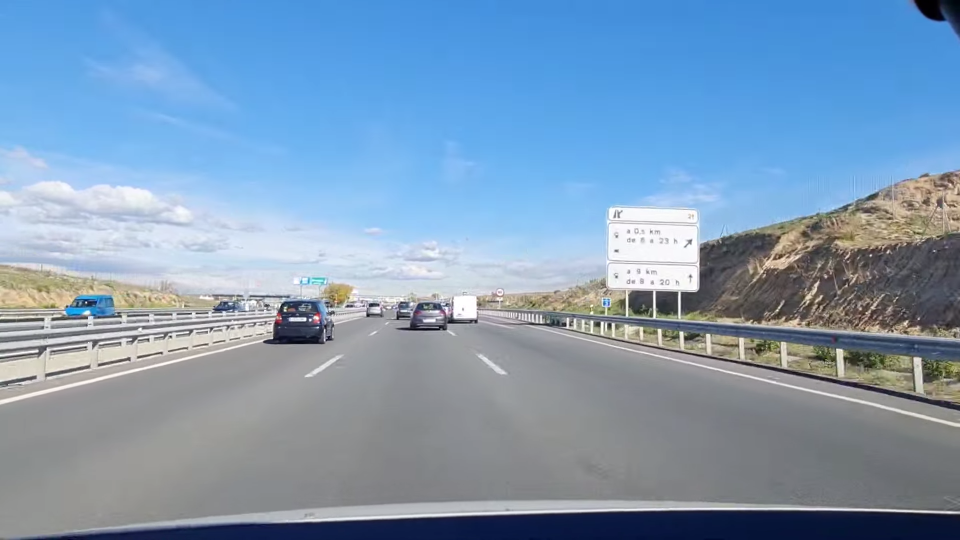
#> input picture imagenesTest/00000.png, 1920 x 1080 px (shown at 1/2 size); its folder holds only this picture in this run
$ jupyter execute --allow-errors notebook_BlueFilter.ipynb
#> lines starting #> are read from the running program, lines starting #| are printed output that depends on the picture; after the words box and inside, x2 and y2 are one past the last pixel; in counts of white or black regions, pixels touching at a corner belong together
## Práctica 1 - Detección de paneles de señalización vertical azul en autovías

Se desea construir un sistema para la detección automática de paneles informativos de tráfico de color azul, en imágenes realistas que han sido tomadas desde un coche (ver figura adjunta). Los paneles se han diseñado para que sean fácilmente distinguibles del entorno en cualquier condición de luz, color de fondo y climatología.

Observando la imagen adjunta podemos hacernos una idea sobre el tipo de información que nos permitirá distinguir un tipo de otro de panel, e incluso localizarlos en una imagen de carretera. En particular, se distinguen por su forma geométrica rectangular, por las zonas en las que se divide (borde claro y fondo oscuro) o por el color del mismo (azul y blanco). Es decir, para detectar este tipo de paneles podríamos utilizar:
- Un detector de regiones de alto contraste (detectaríamos la parte interna del panel).
- Un algoritmo que detectase rectángulos (p.ej., combinando detección de líneas con detectores de esquinas).
- Un algoritmo para descubrir qué píxeles son de color azul en la imagen junto con su distribución espacial.
- Detectar ciertas formas que aparecen en los paneles en localizaciones especiales (símbolo de salida de la autopista por la izquierda o derecha, diversos tipos de flechas, etc.).
- Cualquier otra técnica que tenga en cuenta color y forma.

El objetivo de esta práctica es desarrollar un detector básico de sub-paneles de información en autovías (como se ve en la figura adjunta). Hablamos de sub-paneles porque la idea es detectar cada una de las regiones rectangulares azules enmarcadas con un borde blanco en los paneles de la carretera. Para desarrollar el algoritmo de detección, como en muchos otros problemas de este tipo, se ofrece una
colección de imágenes de test tomadas desde un coche.

[cell 1]
# Importacion de librerias
import cv2
import os
import numpy as np
from matplotlib import pyplot as plt, colors
from colorsys import hsv_to_rgb
from random import random

# Carga de imagenes
Cargar las imágenes de aprendizaje en color, guardarlas en una lista y mostrar la primera y la última usando imshow de matplotlib.

[cell 2]
# Funcion para cargar todas las imagenes y guardarlas en una lista
def cargarImagenes(carpetaImagenes):
#> called with carpetaImagenes = 'imagenesTest'
    imagenes = []
    for archivo in os.listdir(carpetaImagenes):
        if archivo.endswith(".jpg") or archivo.endswith(".png"):
            rutaImagen = os.path.join(carpetaImagenes, archivo)
            imagen = cv2.imread(rutaImagen)
#> imagen is the input picture: shape (1080, 1920, 3); mean B, G, R 182.1, 154.8, 127.1
            if imagen is not None:
                imagenes.append(imagen)
    return imagenes

def mostrarPrimeraYUltima(imagenes):
    # Mostrar la primera y la ultima imagen
    if len(imagenes) > 0:
        # Crear la figura y los ejes
        _, axes = plt.subplots(1, 2)

        axes[0].imshow(cv2.cvtColor(imagenes[0], cv2.COLOR_BGR2RGB))
        axes[0].set_title('Primera')

        axes[1].imshow(cv2.cvtColor(imagenes[-1], cv2.COLOR_BGR2RGB))
        axes[1].set_title('Última Imagen')

        plt.show()
    else:
        print("No se encontraron imágenes en la carpeta especificada.")

[cell 3]
# Carpeta de las imagenes
carpetaImagenes = "imagenesTest"

# Cargar las imagenes y guardarlas en una lista
listaImagenes = cargarImagenes(carpetaImagenes)
#> listaImagenes = 1 item

# Mostramos la primera y la ultima imagen de la lista
mostrarPrimeraYUltima(listaImagenes)

# Aumento de saturacion
Aumentamos la saturacion de las imagenes para hacer que nuestro filtro de azul detecte mejor el color

[cell 4]
# [16 lines left out: function increase_saturation_blue, not called in this run]

[cell 5]
def increase_saturation_all(images):
    saturation_increase = []
    for image in images:
        # Convertir la imagen a espacio de color HSV
        hsv = cv2.cvtColor(image, cv2.COLOR_BGR2HSV)

        # Aumentar la saturación de toda la imagen
        hsv[:,:,1] = np.clip(hsv[:,:,1] * 3, 0, 255)

        # Convertir la imagen de vuelta a BGR
        result = cv2.cvtColor(hsv, cv2.COLOR_HSV2BGR)
        saturation_increase.append(result)
#> this loop made 1 pass
#> pass 1, in increase_saturation_all, `result = cv2.cvtColor(hsv, cv2.COLOR_HSV2BGR)`:
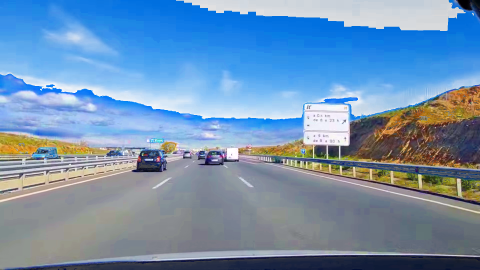
#> result: shape (1080, 1920, 3) (shown at 1/4 size); mean B, G, R 177, 145.5, 114.1
#> after the loop, saturation_increase = 1 item
    return saturation_increase

[cell 6]
# Aumentar la saturación en 1.5 veces
imgs_saturation_increase = increase_saturation_all(listaImagenes.copy())
#> imgs_saturation_increase = 1 item

# Mostramos la primera y la ultima imagen de la lista
mostrarPrimeraYUltima(imgs_saturation_increase)

#> (a cell that did not finish here is left out)

# Pasar a niveles de gris
Pasar las imágenes cargadas a niveles de gris (y, posiblemente, mejorar su contraste con las técnicas vistas en clase). Mostrar la primera y la última usando imshow de matplotlib.

[cell 8]
def pasarAGris(imagen):
    iGris = cv2.cvtColor(imagen, cv2.COLOR_BGR2GRAY)

    # Para aumetar el nivel de contraste en las imagenes equalizamos el histograma
    equ_image = cv2.equalizeHist(iGris)

    return equ_image

# Filtro de color azul
Primero vamos a aplicar un filtro de color a las imagenes para hallar las regiones del color azul de los carteles

[cell 9]
def filtro_azul_adaptativo(images):
    result = []
    for _,img in enumerate(images):
        # Convierte la imagen a espacio de color HSV
        hsv = cv2.cvtColor(img, cv2.COLOR_BGR2HSV)

        # Filtrado de color azul
        mask = cv2.inRange(hsv, np.array([100, 50, 180]), np.array([120, 255, 255]))

        # Umbralizado adaptativo usando la media
        equ_image = pasarAGris(img)
        img_med = cv2.adaptiveThreshold(equ_image,255,cv2.ADAPTIVE_THRESH_MEAN_C,cv2.THRESH_BINARY,15, 10)

        # Combinar máscaras
        mask_combined = cv2.bitwise_and(mask, img_med)
        result.append(mask_combined)
#> this loop made 1 pass
#> pass 1, in filtro_azul_adaptativo, `mask = cv2.inRange(hsv, np.array([100, 50, 180]), np.array([120, 255, ..`:
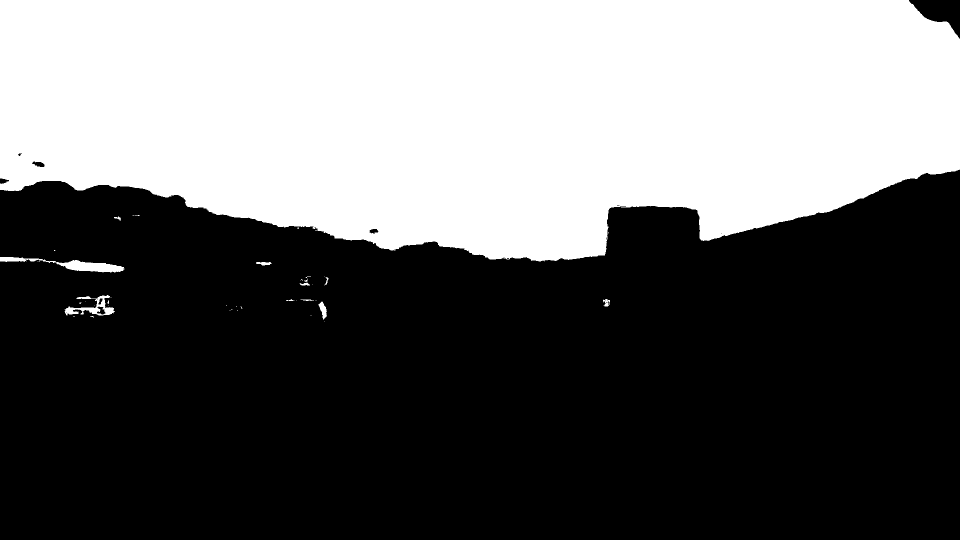
#> mask: shape (1080, 1920) (shown at 1/2 size); 40.4% white; 42 white regions (30 under 20 px), largest, box (x1, y1, x2, y2) and area: (0, 0, 1920, 523) 832888, (0, 514, 249, 545) 2620, (129, 590, 230, 631) 1473
#> pass 1, in pasarAGris, `equ_image = cv2.equalizeHist(iGris)`:
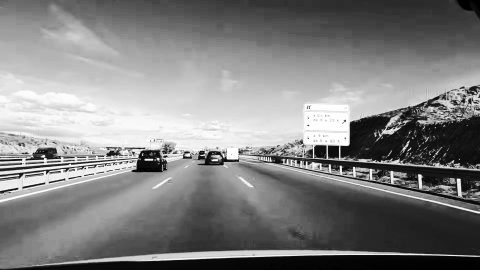
#> equ_image: shape (1080, 1920) (shown at 1/4 size); min 0, max 255, mean 128.8
#> pass 1, in filtro_azul_adaptativo, `img_med = cv2.adaptiveThreshold(equ_image,255,cv2.ADAPTIVE_THRESH_MEAN..`:
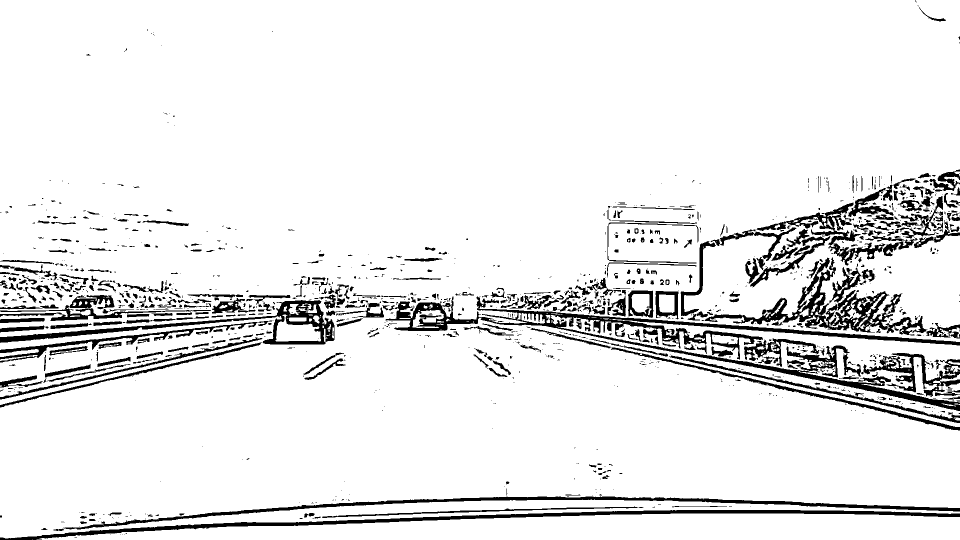
#> img_med: shape (1080, 1920) (shown at 1/2 size); 91.5% white; 1341 black regions (876 under 20 px), largest, box (x1, y1, x2, y2) and area: (771, 593, 1920, 822) 26945, (1409, 515, 1855, 671) 14022, (0, 1020, 1920, 1080) 13353
#> after the loop, result = 1 item
    return result

result = filtro_azul_adaptativo(listaImagenes.copy())
#> result = 1 item

#> (a cell that did not finish here is left out)

[cell 11]
# Para mostrar el resultado de otras imagenes
for i,image in enumerate(result):
    cv2.imshow('IMAGEN: '+ str(i), result[i])
    cv2.waitKey(0)
    cv2.destroyAllWindows()

[cell 12]
# [7 lines left out: function apply_blue_filter, not called in this run]

[cell 13]
######################################################################################################################
# FILTRO QUE MEJOR FUNCIONA (Mejor que el anterior)
######################################################################################################################
def apply_blue_filter_niebla(images):
    filtered_images = []
    for image in images:
        # Corrección de contraste para reducir el efecto de la niebla
        clahe = cv2.createCLAHE(clipLimit=2.0, tileGridSize=(8, 8))
        lab = cv2.cvtColor(image, cv2.COLOR_BGR2LAB)
        lab_planes = cv2.split(lab)
        lab_planes = list(lab_planes)  # Convertir a lista para modificar
        lab_planes[0] = clahe.apply(lab_planes[0])
        lab = cv2.merge(lab_planes)
        image = cv2.cvtColor(lab, cv2.COLOR_LAB2BGR)

        # Convertir a espacio de color HSV
        img = cv2.cvtColor(image, cv2.COLOR_BGR2HSV)

        # Crear máscara para zonas azules
        mask = cv2.inRange(img, np.array([90, 130, 0]), np.array([130, 255, 255]))

        filtered_images.append(mask)
#> this loop made 1 pass
#> pass 1, in apply_blue_filter_niebla, `image = cv2.cvtColor(lab, cv2.COLOR_LAB2BGR)`:
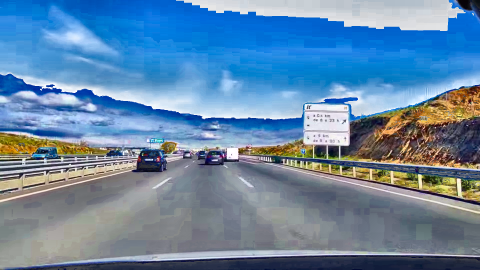
#> image: shape (1080, 1920, 3) (shown at 1/4 size); mean B, G, R 165.2, 134.6, 101.2
#> after the loop, filtered_images = 1 item

    return filtered_images

# Ejemplo de uso
filtered_images = apply_blue_filter_niebla(imgs_saturation_increase.copy())
#> filtered_images = 1 item

#> (a cell that did not finish here is left out)

[cell 15]
# Para mostrar el resultado de otras imagenes
for i,image in enumerate(filtered_images):
    cv2.imshow('IMAGEN: '+ str(i), filtered_images[i])
    cv2.waitKey(0)
    cv2.destroyAllWindows()
#> this loop made 1 pass
#> pass 1, `cv2.imshow('IMAGEN: '+ str(i), filtered_images[i])`:
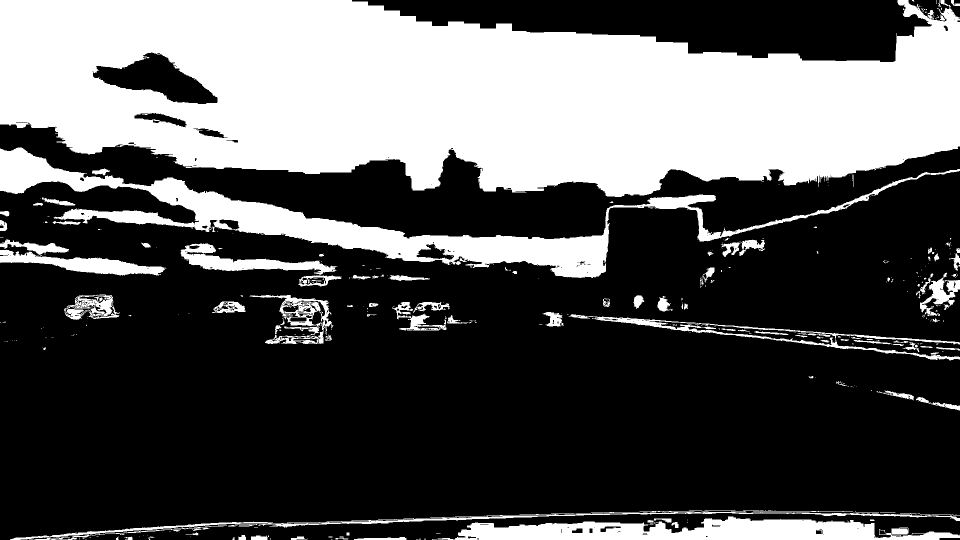
#> window 'IMAGEN: 0': shape (1080, 1920) (shown at 1/2 size); 34% white; 403 white regions (289 under 20 px), largest, box (x1, y1, x2, y2) and area: (0, 0, 1920, 394) 545414, (0, 295, 1920, 556) 72870, (864, 1033, 1920, 1080) 29571

[cell 16]
# Aplicamos el filtro de azul a las imagenes
filtered = apply_blue_filter_niebla(listaImagenes.copy())
#> the loop in apply_blue_filter_niebla (call 2), `for image in images:` made 1 pass
#> pass 1, in apply_blue_filter_niebla (call 2), `image = cv2.cvtColor(lab, cv2.COLOR_LAB2BGR)`:
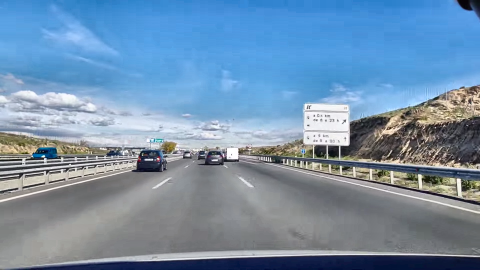
#> image: shape (1080, 1920, 3) (shown at 1/4 size); mean B, G, R 170.7, 143.7, 115.4
#> filtered = 1 item

# Mostramos la primera y la ultima imagen de la lista
mostrarPrimeraYUltima(filtered)
#> in mostrarPrimeraYUltima (call 3), `plt.show()`:
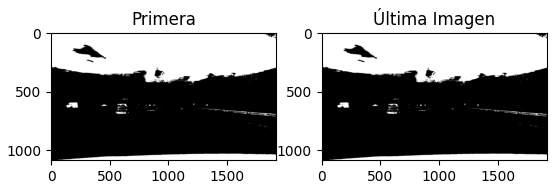
#> figure drawn by matplotlib, 2 panels

[cell 17]
# Para mostrar el resultado de otras imagenes
for i,image in enumerate(filtered):
    cv2.imshow('IMAGEN: '+ str(i), filtered[i])
    cv2.waitKey(0)
    cv2.destroyAllWindows()
#> (the rest of the program and of its run is left out)
